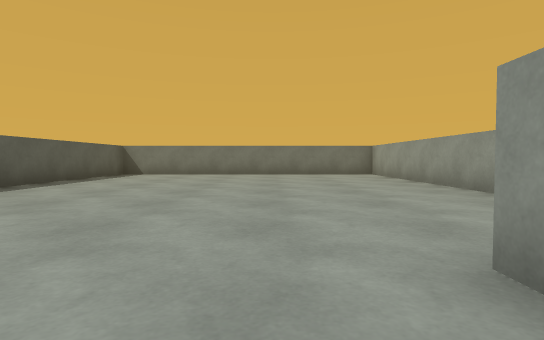
View 1 (above)

16 first-person views from a walk through a scene from a Unity 3-D project. The camera is 0.55 m above the floor, tilts 2° down and sees 80° across. The floor is counted in squares, 1 m on a side. Each view is taken from the middle of a square. On the plan, view 1 faces up. The plan holds only what a view shows up to about 9 squares ahead; the rest is blank. The place goes on beyond the plan. The player character is not drawn.

View 2
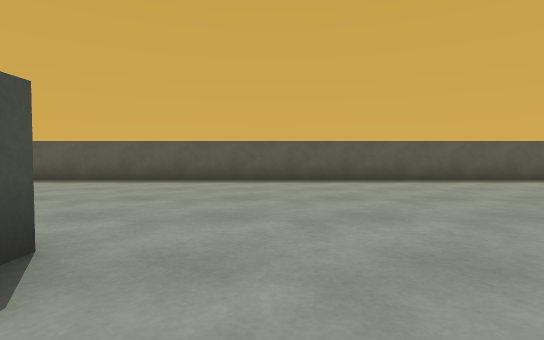

View 3
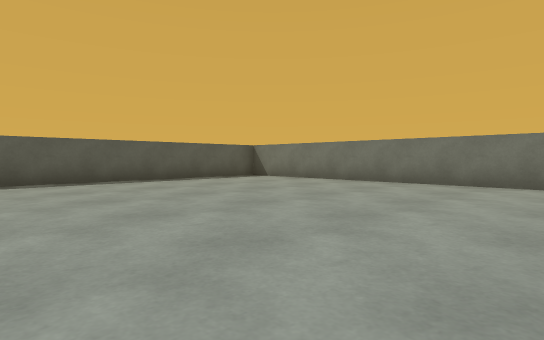

View 4
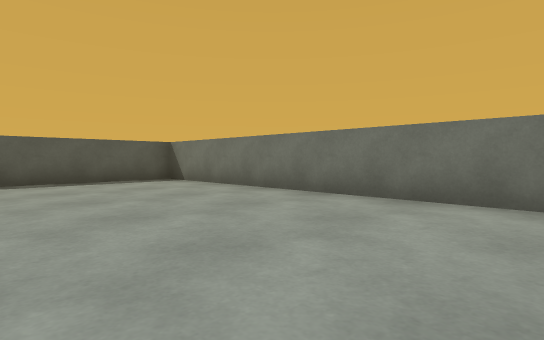

View 5
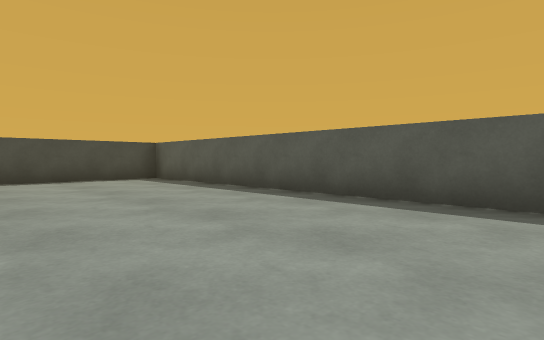

View 6
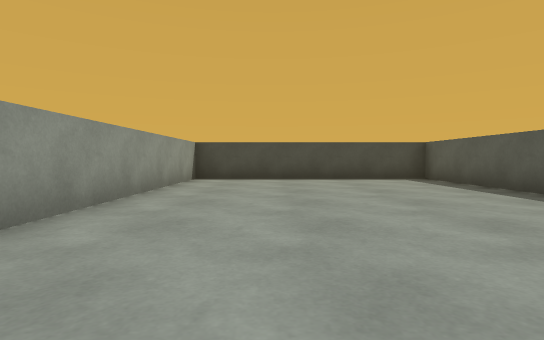

View 7
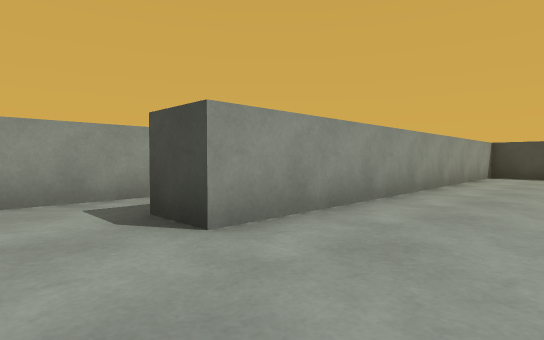

View 8
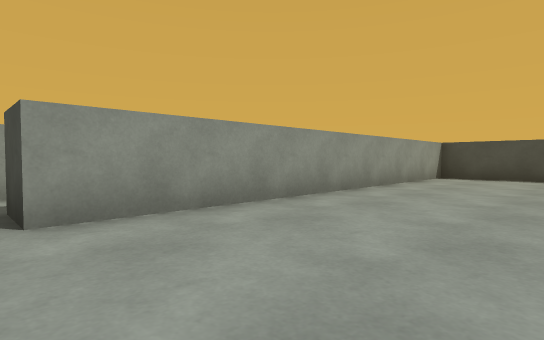

View 9
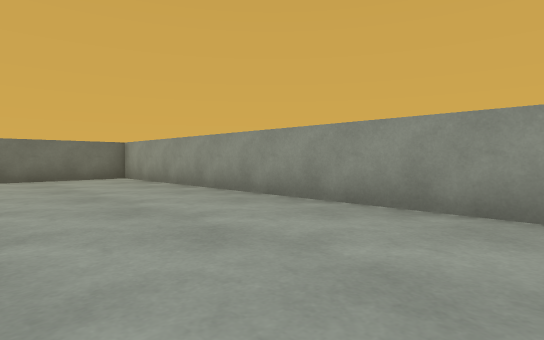

View 10
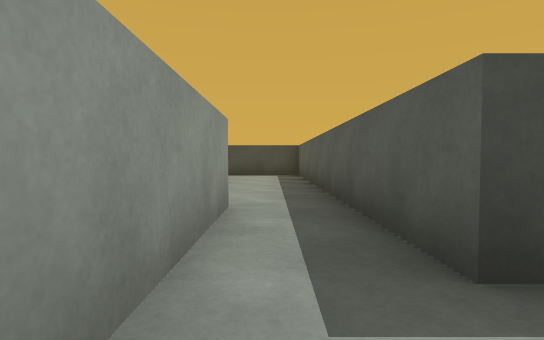

View 11
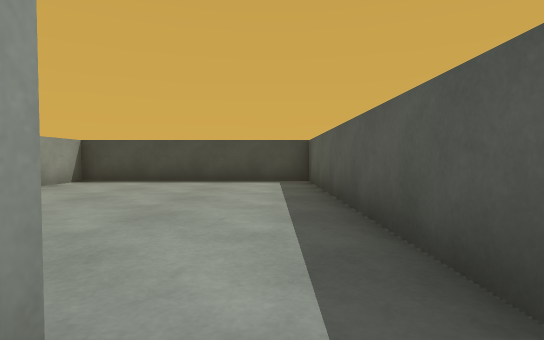

View 12
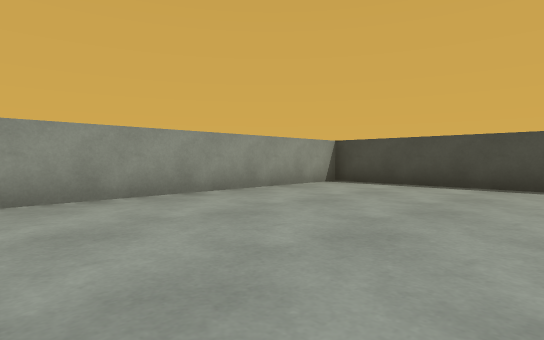

View 13
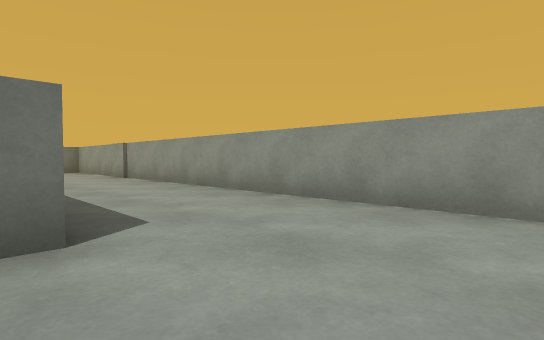

View 14
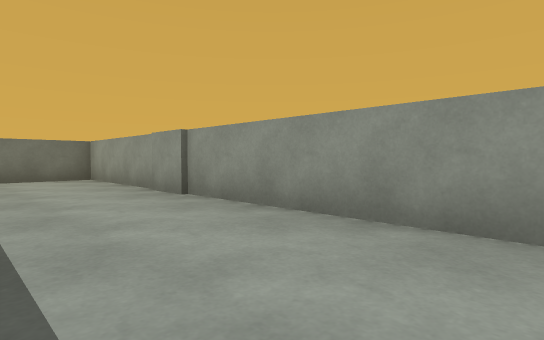

View 15
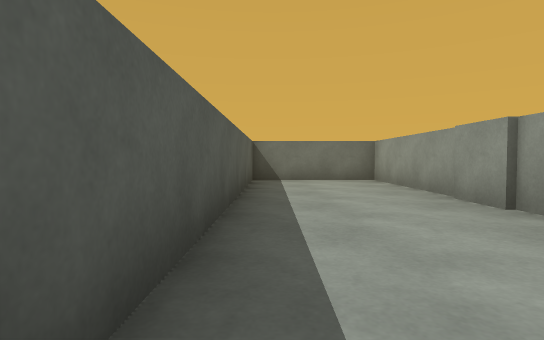

View 16
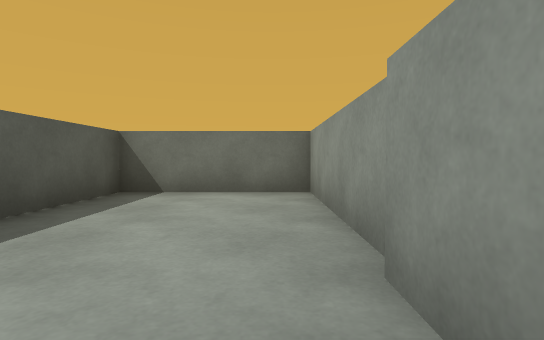

### Floor plan
Points are (right, up) in squares from view 1. A wall is a line through its corners. A room is listed if a view was taken in it or the views show most of it. See-through windows are left out.
Room 1 (views 1, 2, 3, 4, 5, 6, 7, 8, 9, 10)
walls: (3.5, 1.4) (3.5, 11.3) (-5.2, 11.3) (-5.2, -7.9) (1.1, -7.9) (1.1, 1.6) (2.1, 1.6)
ways out: opening at (3, 0.5) to room 2
Room 2 (views 11, 12, 13, 14, 15, 16)
walls: (4.6, -0.7) (4.1, -0.7); (3.5, -0.8) (3.5, 1.4); (2.1, 1.6) (2.1, -7.9) (7.6, -7.9) (7.6, 11.3) (4.5, 11.3) (4.5, 3.5)
ways out: opening at (3, 0.5) to room 1

Positions as (right, up) in squares from view 1, and headings:
1: (0, 0), facing up
2: (3, 3), facing left
3: (3, 4), facing up-left
4: (3, 7), facing up-left
5: (-1, 1), facing down-left
6: (-1, 1), facing down
7: (-1, 3), facing down-right
8: (-2, 2), facing down-right
9: (0, 2), facing up-right
10: (3, 3), facing down
11: (3, 0), facing down
12: (3, -1), facing down-right
13: (4, -3), facing up-right
14: (5, 2), facing up-right
15: (5, 3), facing up
16: (7, 6), facing up
